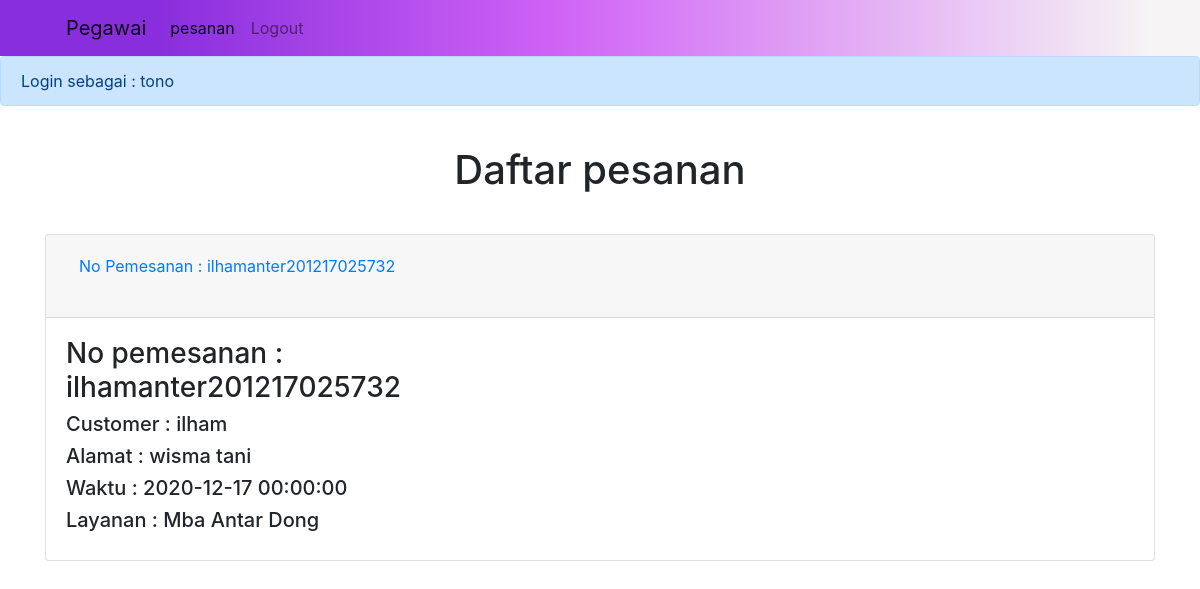
/pesananpegawai.php (signed in), run on the app's committed database.
### tables this page shows
CREATE TABLE `pemesanan` (
  `no_pemesanan` varchar(255) NOT NULL,
  `username` varchar(30) NOT NULL,
  `alamat` varchar(225) NOT NULL,
  `alamat_tujuan` varchar(255) DEFAULT NULL,
  `durasi` int(11) NOT NULL,
  `waktu` datetime NOT NULL,
  `user_pegawai` varchar(20) DEFAULT NULL,
  `harga` int(11) NOT NULL,
  `foto` varchar(255) DEFAULT NULL,
  `status` enum('wait','confirm','success','reject','submit') NOT NULL,
  `layanan` enum('sini','antar') NOT NULL
);

### pesananpegawai.php (the view, shortened to what this page needs)
<!DOCTYPE html>
<html lang="en">
<head>
    <link rel="stylesheet" href="https://cdn.jsdelivr.net/npm/bootstrap@4.5.3/dist/css/bootstrap.min.css">
    <link rel="stylesheet" href="css/style.css">
</head>
<body>
    <nav class="navbar navbar-expand-lg navbar-light bg-light">
        <a class="navbar-brand" href="#">Pegawai</a>
        <div class="collapse navbar-collapse" id="navbarNav">
            <ul class="navbar-nav">
                <li class="nav-item active">
                    <a class="nav-link" href="pesanan.php">pesanan <span class="sr-only">(current)</span></a>
                </li>
                <li class="nav-item">
                <a class="nav-link" href="logoutpegawai.php" >Logout</a>
            </li>
            </ul>
        </div>
    </nav>
    <div class="alert alert-primary" role="alert">
        Login sebagai : <?=$_SESSION["user"]?>
    </div>
    <div class="judul">
        <h1>Daftar pesanan</h1>
    </div>
    <div class="container">
        <div class="accordion" id="accordionExample">
        <?php
          include "koneksi.php";
          $query = mysqli_query($conn,"SELECT*FROM PEMESANAN WHERE STATUS='confirm'");
          while($hasil=mysqli_fetch_array($query)) :?>
            <div class="card">
                <div class="card-header" id="headingOne">
                <h2 class="mb-0">
                    <button class="btn btn-link btn-block text-left" type="button" data-toggle="collapse" data-target="#collapse<?=$hasil['no_pemesanan']?>" aria-expanded="true" aria-controls="collapseOne">
                    No Pemesanan : <?=$hasil['no_pemesanan']?>
                    </button>
                </h2>
                </div>
                <div id="collapse<?=$hasil['no_pemesanan']?>" class="collapse show" aria-labelledby="headingOne" data-parent="#accordionExample">
                <div class="card-body">
                    <div class="row">
                        <div class="col col-sm-6 col-md-6 col-lg-6 col-xl-6">
                            <h3>No pemesanan : <?=$hasil['no_pemesanan']?></h3>
                            <h5>Customer : <?=$hasil['username']?></h5>
                            <h5>Alamat : <?=$hasil['alamat']?></h5>
                            <h5>Waktu : <?=$hasil['waktu']?></h5>
                            <h5>Layanan : <?php if($hasil['layanan']=="sini"){
                                echo "Mba Sini Dong";
                            }else{
                                echo "Mba Antar Dong";
                            }?></h5>
                        </div>
                    </div>
                </div>
                </div>
            </div>
            <?php endwhile ?>
        </div>
    </div>
</body>
</html>

### css/style.css (style rules this page uses)
.judul { text-align: center; margin: 40px; }
html { position: relative; }
body { margin-bottom: 100px; }
nav a,ul { padding-left: 50px; }
nav { background: rgb(137,46,221); background: linear-gradient(90deg, rgba(137,46,221,1) 13%, rgba(207,98,246,1) 46%, rgba(246,244,244,1) 96%); }
h2 { color:rgba(137,46,221,1); padding-bottom: 20px; }

### data on the page
pemesanan: no_pemesanan "ilhamanter201217025732", username "ilham", alamat "wisma tani", waktu "2020-12-17 00:00:00", layanan "Mba Antar Dong"

### other printed values
$_SESSION["user"] "tono"
